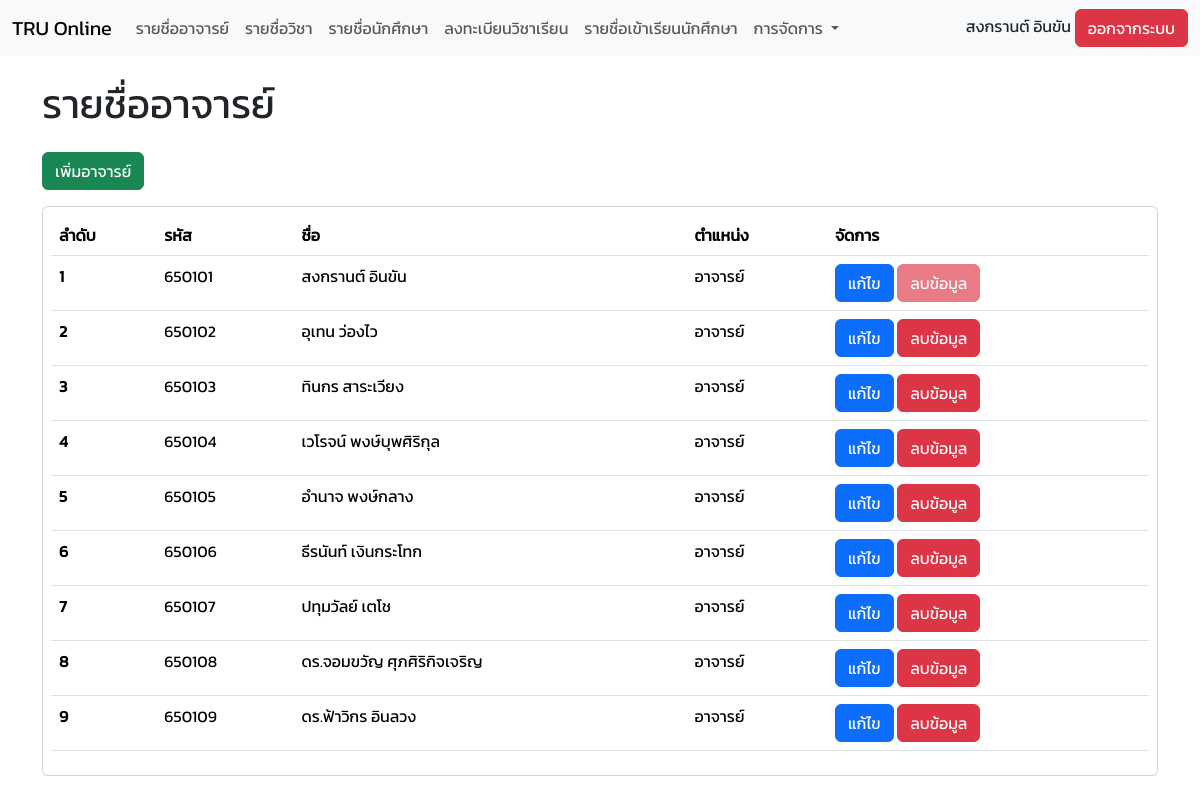
Page /user/main.php (signed in) on the committed database.
### tables this page shows
CREATE TABLE `teachers` (
  `id` int(11) NOT NULL,
  `code` varchar(255) NOT NULL,
  `name` varchar(255) NOT NULL,
  `role` int(11) NOT NULL,
  `is_active` tinyint(1) NOT NULL DEFAULT 1
);

CREATE TABLE `teacher_role` (
  `id` int(11) NOT NULL,
  `name` varchar(255) NOT NULL
);

### user/pages/list-teachers.php (the view, shortened to what this page needs)
<?php
$sql = "SELECT teachers.*, teacher_role.name AS roleName
        FROM teachers
        INNER JOIN teacher_role ON teachers.role = teacher_role.id
        WHERE teachers.is_active = 1";
$result = mysqli_query($conn, $sql);
?>
<html>
<div class="my-4">
    <h1>รายชื่ออาจารย์</h1>
</div>
<div class="mb-3">
    <a href="./main.php?page=add-teacher" class="btn btn-success">เพิ่มอาจารย์</a>
</div>
<div>
    <div class="card p-2">
        <table class="table table-hover">
            <thead>
                <tr>
                    <th scope="col">ลำดับ</th>
                    <th scope="col">รหัส</th>
                    <th scope="col">ชื่อ</th>
                    <th scope="col">ตำแหน่ง</th>
                    <th scope="col">จัดการ</th>
                </tr>
            </thead>
            <tbody>
                <?php
                $count = 1;
                while ($row = mysqli_fetch_assoc($result)) {
                ?>
                    <tr>
                        <th scope="row"><?php echo $count++; ?></th>
                        <td><?php echo $row['code']; ?></td>
                        <td><?php echo $row['name']; ?></td>
                        <td><?php echo $row['roleName']; ?></td>
                        <td>
                            <a href="./main.php?page=edit-teacher&id=<?php echo $row['id']; ?>" class="btn btn-primary">แก้ไข</a>
                            <button class="btn btn-danger deleteButton" data-id="<?= $row['id']; ?>" <?php if ($row["id"] == $_SESSION['user']['teacherId']) echo 'disabled'; ?>>ลบข้อมูล</button>
                        </td>
                    </tr>
                <?php
                }
                ?>
            </tbody>
        </table>
    </div>
</div>
</html>

### user/functions/connect.php (shortened to what this page needs)
<!DOCTYPE html>
<html lang="en">
<head>
</head>
</html>

### user/main.php (shortened to what this page needs)
<?php
include("functions/connect.php");
$userPages = ['list-students', 'add-session', 'list-checkins', 'edit-checkin', 'view-session'];
if ($_SESSION['user']['role'] == '2') {
    if (isset($_GET["page"]) && in_array($_GET["page"], $userPages)) {
        $page = $_GET["page"];
    } else {
        $page = "list-students";
    }
} else {
    if (isset($_GET["page"])) {
        $page = $_GET["page"];
    } else {
        $page = "list-teachers";
    }
}
?>
<!DOCTYPE html>
<html lang="en">
<head>
    <link rel="stylesheet" href="../bootstrap/css/bootstrap.min.css">
    <link rel="stylesheet" href="../css/style.css">
</head>
<body>
    <div>
        <?php
        include('navbar.php');
        ?>
    </div>
    <div class="container">
        <?php
        include("pages/" . $page . ".php");
        ?>
    </div>
</body>
</html>

### user/navbar.php (shortened to what this page needs)
<!DOCTYPE html>
<html lang="en">
<head>
    <link href="https://cdn.jsdelivr.net/npm/bootstrap@5.3.3/dist/css/bootstrap.min.css" rel="stylesheet">
</head>
<div>
    <nav class="navbar navbar-expand-lg bg-body-tertiary">
        <div class="container-fluid">
            <a class="navbar-brand" href="./">TRU Online</a>
            <div class="collapse navbar-collapse" id="navbarSupportedContent">
                <?php
                if ($_SESSION["user"]["role"] == '2') {
                ?>
                    <ul class="navbar-nav me-auto mb-2 mb-lg-0">
                        <li class="nav-item">
                            <a class="nav-link " aria-current="page" href="./main.php?page=list-students">รายชื่อนักศึกษา</a>
                        </li>
                        <li class="nav-item">
                            <a class="nav-link " aria-current="page" href="./main.php?page=add-session">สร้าง Qr Code</a>
                        </li>
                        <li class="nav-item">
                            <a class="nav-link " aria-current="page" href="./main.php?page=list-checkins">รายชื่อเข้าเรียนนักศึกษา</a>
                        </li>
                    </ul>
                <?php
                } else if ($_SESSION["user"]["role"] == '1') {
                ?>
                    <ul class="navbar-nav me-auto mb-2 mb-lg-0">
                        <li class="nav-item">
                            <a class="nav-link " aria-current="page" href="./main.php?page=list-teachers">รายชื่ออาจารย์ </a>
                        </li>
                        <li class="nav-item">
                            <a class="nav-link " aria-current="page" href="./main.php?page=list-subjects">รายชื่อวิชา</a>
                        </li>
                        <li class="nav-item">
                            <a class="nav-link " aria-current="page" href="./main.php?page=list-students">รายชื่อนักศึกษา</a>
                        <li class="nav-item">
                            <a class="nav-link " aria-current="page" href="./main.php?page=add-register">ลงทะเบียนวิชาเรียน</a>
                        </li>
                        <li class="nav-item">
                            <a class="nav-link " aria-current="page" href="./main.php?page=list-checkins">รายชื่อเข้าเรียนนักศึกษา</a>
                        </li>
                        <li class="nav-item dropdown">
                            <a class="nav-link dropdown-toggle" href="#" role="button" data-bs-toggle="dropdown" aria-expanded="false">
                                การจัดการ
                            </a>
                        </li>
                    </ul>
                <?php
                }
                ?>
                <span>
                    <span><?= $_SESSION['user']['name'] ?></span>
                    <a class="btn btn-danger ml-2" aria-current="page" href="./functions/logout.php">ออกจากระบบ</a>
                </span>
            </div>
        </div>
    </nav>
</div>
</html>

### css/style.css (style rules this page uses)
* { font-family: 'kanit', Arial, sans-serif; }

### rows in the picture
teachers: code "650101", name "สงกรานต์ อินขัน", role.name "อาจารย์"
teachers: code "650102", name "อุเทน ว่องไว", role.name "อาจารย์"
teachers: code "650103", name "ทินกร สาระเวียง", role.name "อาจารย์"
teachers: code "650104", name "เวโรจน์ พงษ์บุพศิริกุล", role.name "อาจารย์"
teachers: code "650105", name "อำนาจ พงษ์กลาง", role.name "อาจารย์"
teachers: code "650106", name "ธีรนันท์ เงินกระโทก", role.name "อาจารย์"
teachers: code "650107", name "ปทุมวัลย์ เตโช", role.name "อาจารย์"
teachers: code "650108", name "ดร.จอมขวัญ ศุภศิริกิจเจริญ", role.name "อาจารย์"
teachers: code "650109", name "ดร.ฟ้าวิกร อินลวง", role.name "อาจารย์"

### other values in the picture
$_SESSION['user']['name'] "สงกรานต์ อินขัน"
